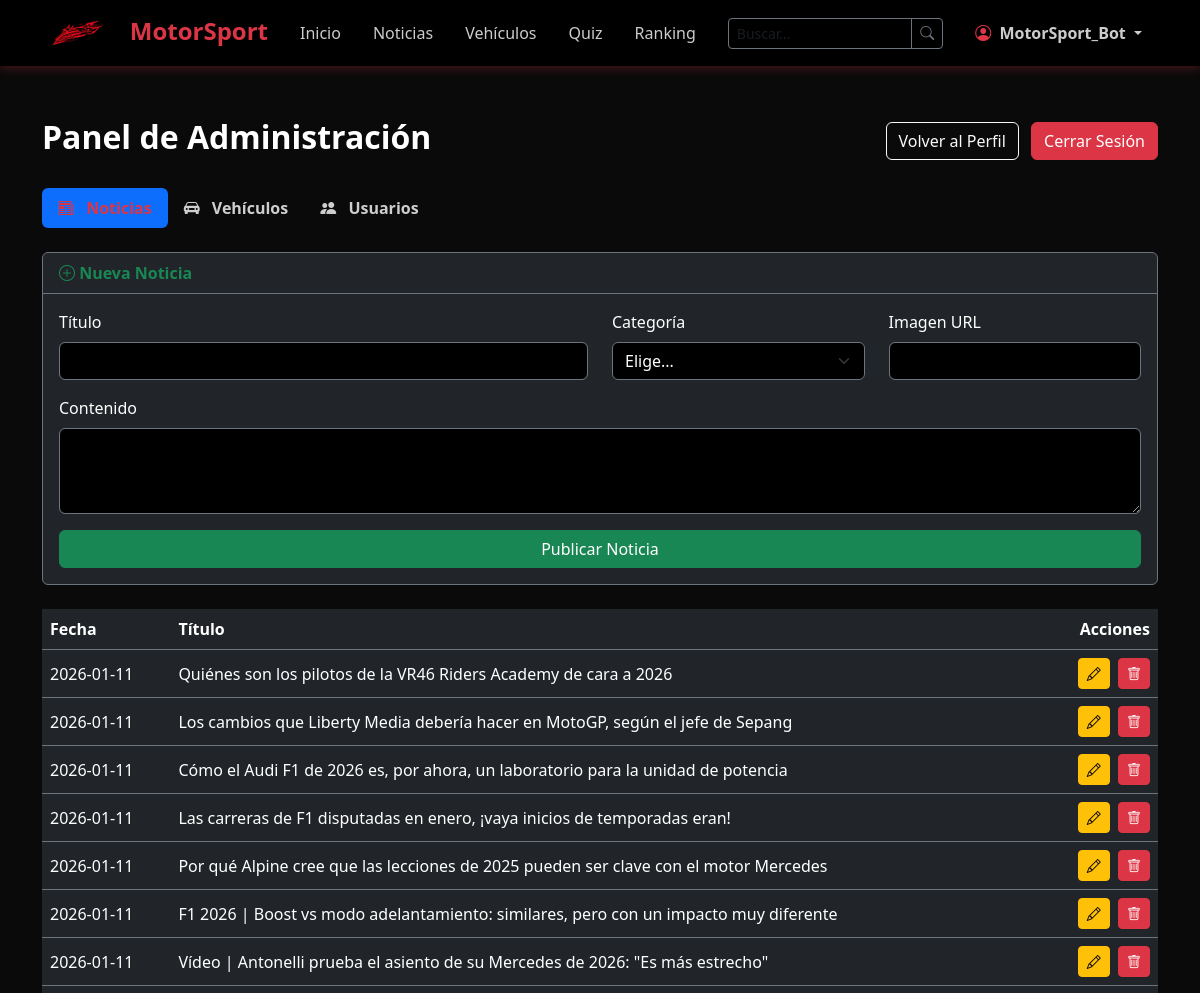
Page /admin (signed in, upper part) on the earlier database version.
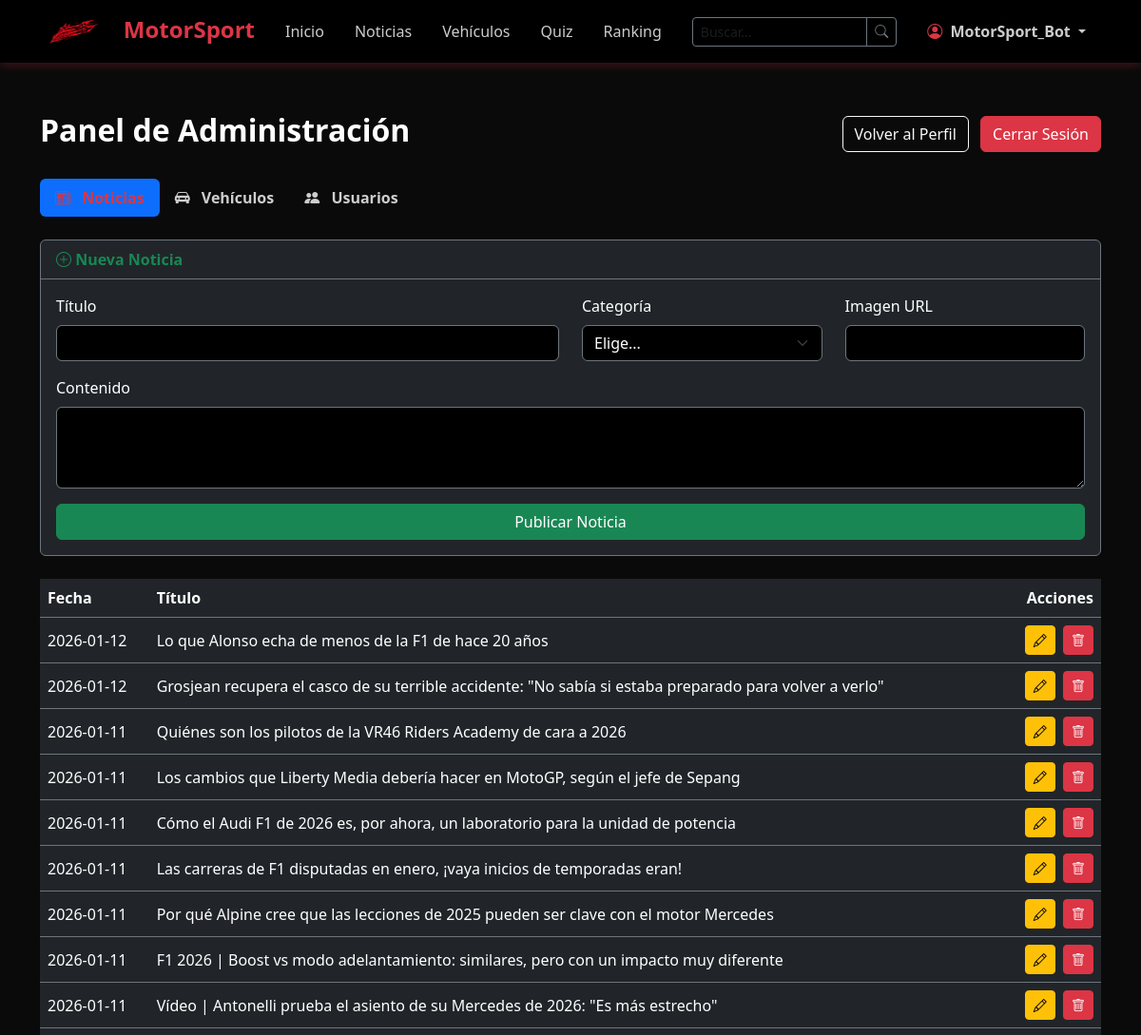
Same page on the later database version.
### models.py (models this page shows)
class Article(db.Model):
    __tablename__ = "articles"
    id = db.Column(db.Integer, primary_key=True)
    title = db.Column(db.String(255), nullable=False)
    content = db.Column(db.Text, nullable=False)
    image = db.Column(db.String(255))
    date = db.Column(db.DateTime, default=datetime.utcnow)
    author_id = db.Column(db.Integer, db.ForeignKey("users.id"))
    category_id = db.Column(db.Integer, db.ForeignKey("categories.id"))
    comments = db.relationship(
        "Comment", backref="article_rel", lazy=True, cascade="all, delete-orphan"
    )

### app.py (the view)
@app.route("/admin")
@login_required
def admin_panel():
    if current_user.role != "admin":
        flash("Acceso denegado.")
        return redirect(url_for("perfil"))
    noticias = Article.query.order_by(Article.date.desc()).all()
    categorias = Category.query.all()
    vehiculos = Vehicle.query.order_by(Vehicle.id.desc()).all()
    usuarios = User.query.all()  # <--- Nuevo: Lista de usuarios
    return render_template(
        "admin.html",
        noticias=noticias,
        categorias=categorias,
        vehiculos=vehiculos,
        users=usuarios,
    )

### app.py (called while the page is built)
@login_manager.user_loader
def load_user(user_id):
    return User.query.get(int(user_id))

### templates/admin.html (shortened to what the changed rows need)
{% extends "base.html" %}
{% block content %}
<div class="container py-5">
    <div class="d-flex justify-content-between align-items-center mb-4">
        <h2 class="text-white fw-bold">Panel de Administración</h2>
    </div>
    <div class="tab-content" id="pills-tabContent">
        <div class="tab-pane fade show active" id="pills-noticias">
            <div class="table-responsive">
                <table class="table table-dark table-hover border-secondary align-middle">
                    <thead>
                        <tr>
                            <th>Fecha</th>
                            <th>Título</th>
                            <th class="text-end">Acciones</th>
                        </tr>
                    </thead>
                    <tbody>
                        {% for noticia in noticias %}
                        <tr>
                            <td>{{ noticia.date.strftime('%Y-%m-%d') if noticia.date else '-' }}</td>
                            <td>{{ noticia.title }}</td>
                            <td class="text-end">
                                <a href="{{ url_for('editar_noticia', id=noticia.id) }}"
                                    class="btn btn-sm btn-warning me-1"><i class="bi bi-pencil"></i></a>
                                <a href="{{ url_for('borrar_noticia', id=noticia.id) }}" class="btn btn-sm btn-danger"
                                    onclick="return confirm('¿Borrar?');"><i class="bi bi-trash"></i></a>
                            </td>
                        </tr>
                        {% endfor %}
                    </tbody>
                </table>
            </div>
        </div>
    </div>
</div>
{% endblock %}

Differences in the rows shown:
added Article: date "2026-01-12", title "Lo que Alonso echa de menos de la F1 de hace 20 años"
added Article: date "2026-01-12", title "Grosjean recupera el casco de su terrible accidente: \"No sabía si estaba preparado para volver a verlo\""
